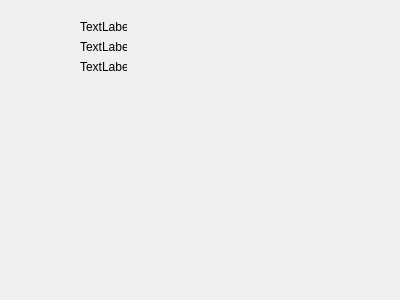
<?xml version="1.0" encoding="UTF-8"?>
<ui version="4.0">
 <class>Form</class>
 <widget class="QWidget" name="Form">
  <property name="geometry">
   <rect>
    <x>0</x>
    <y>0</y>
    <width>400</width>
    <height>300</height>
   </rect>
  </property>
  <property name="windowTitle">
   <string>Form</string>
  </property>
  <widget class="QLabel" name="label">
   <property name="geometry">
    <rect>
     <x>80</x>
     <y>60</y>
     <width>47</width>
     <height>13</height>
    </rect>
   </property>
   <property name="text">
    <string>TextLabel</string>
   </property>
  </widget>
  <widget class="QLabel" name="label_2">
   <property name="geometry">
    <rect>
     <x>80</x>
     <y>20</y>
     <width>47</width>
     <height>13</height>
    </rect>
   </property>
   <property name="text">
    <string>TextLabel</string>
   </property>
  </widget>
  <widget class="QLabel" name="label_3">
   <property name="geometry">
    <rect>
     <x>80</x>
     <y>40</y>
     <width>47</width>
     <height>13</height>
    </rect>
   </property>
   <property name="text">
    <string>TextLabel</string>
   </property>
  </widget>
 </widget>
 <resources/>
 <connections/>
</ui>
